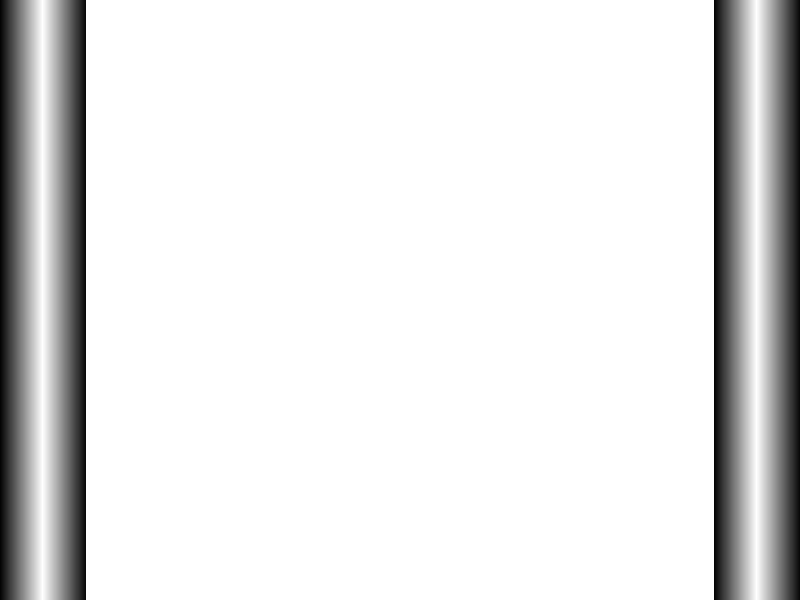
#> input picture Reconhecimento_OpenCV/ESTEIRA0.jpg, 800 x 600 px
$ python reconhecimento.py   (Python 2 division)   (older library calls are emulated)
#> lines starting #> are read from the running program, lines starting #| are printed output that depends on the picture; after the words box and inside, x2 and y2 are one past the last pixel; in counts of white or black regions, pixels touching at a corner belong together; long printed decimals are rounded
# coding=utf-8
import cv2
import numpy as np

# carregar as imagens
img1 = cv2.imread("ESTEIRA0.jpg")
#> img1 is the input picture: shape (600, 800, 3); min 4, max 255, mean 228
img2 = cv2.imread("ESTEIRA1.jpg")
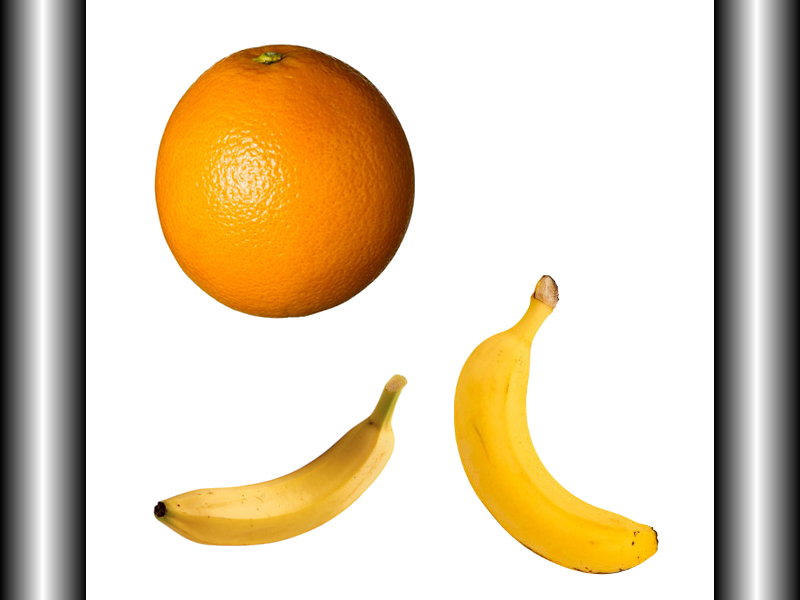
#> input picture Reconhecimento_OpenCV/ESTEIRA1.jpg, 800 x 600 px
#> img2 is the input picture: shape (600, 800, 3); mean B, G, R 182.8, 207, 222.1
img3 = cv2.imread("mask.jpg")
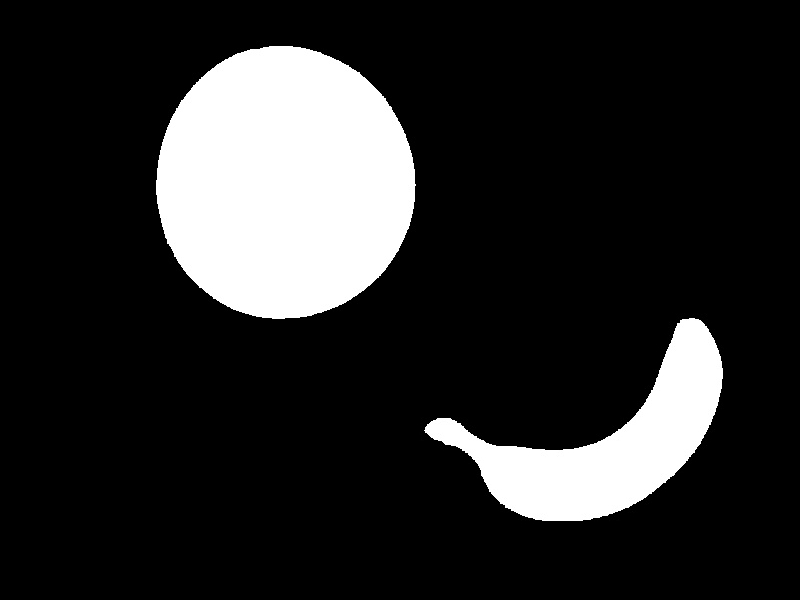
#> input picture Reconhecimento_OpenCV/mask.jpg, 800 x 600 px
#> img3 is the input picture: shape (600, 800, 3); min 0, max 255, mean 41.1

# convert the images for gray scale
imgray1 = cv2.cvtColor(img1, cv2.COLOR_RGB2GRAY)
imgray2 = cv2.cvtColor(img2, cv2.COLOR_RGB2GRAY)
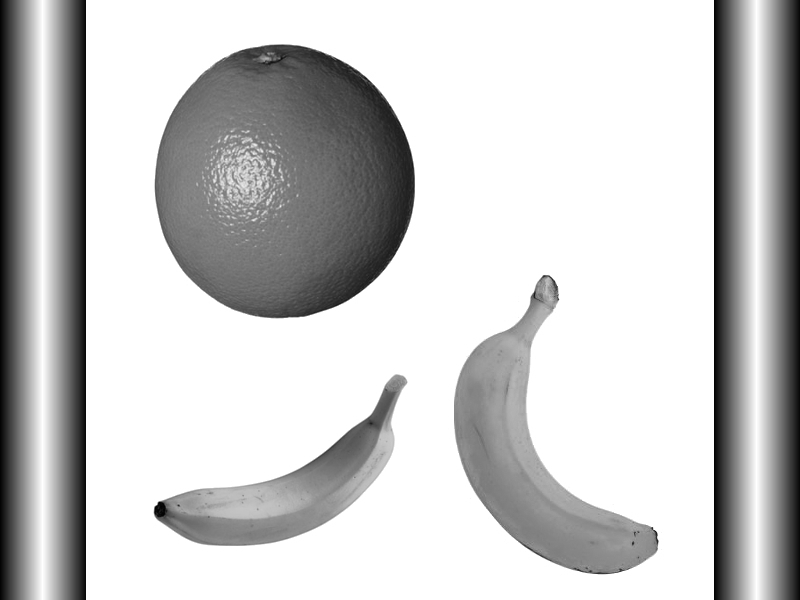
#> imgray2: shape (600, 800); min 1, max 255, mean 201.5
maskgray = cv2.cvtColor(img3, cv2.COLOR_RGB2GRAY)

# [6 lines of commented-out code are left out]
diference = cv2.subtract(imgray1, imgray2)
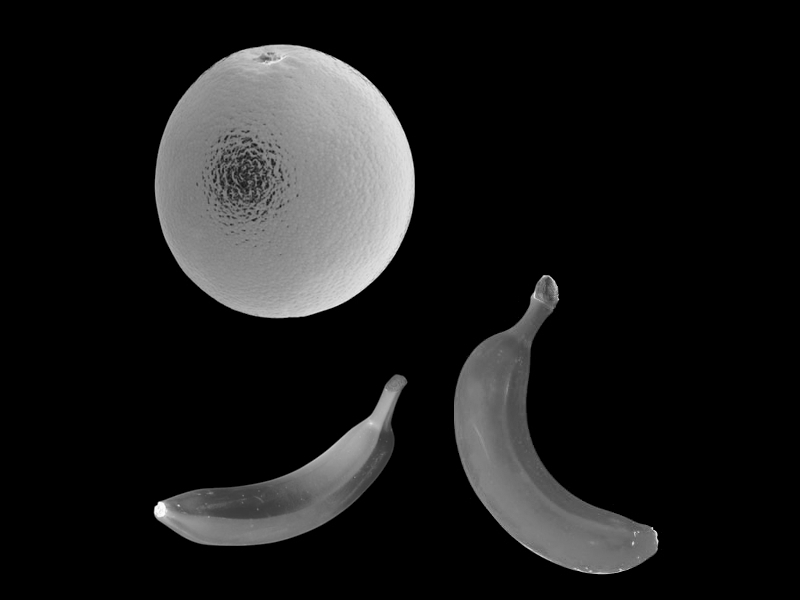
#> diference: shape (600, 800); min 0, max 254, mean 26.5

# Se não fizer isso alguns pixels não vão ser binarios e vão mostrar cores diferentes
diference[diference > 0] = 255
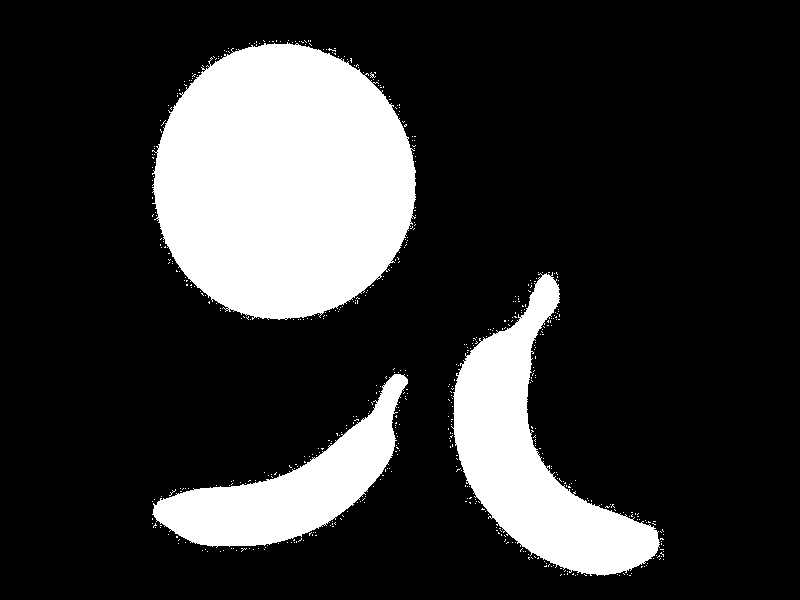
#> diference: shape (600, 800); 20.1% white; 561 white regions (558 under 20 px), largest, box (x1, y1, x2, y2) and area: (152, 42, 416, 320) 56810, (451, 272, 660, 576) 23177, (152, 374, 408, 548) 15368

# Kernel pra usar na função de tirar os contornos errados
kernel = np.ones((2, 2), np.uint8)

# Tirar erros
erode = cv2.erode(diference, kernel, iterations=2)
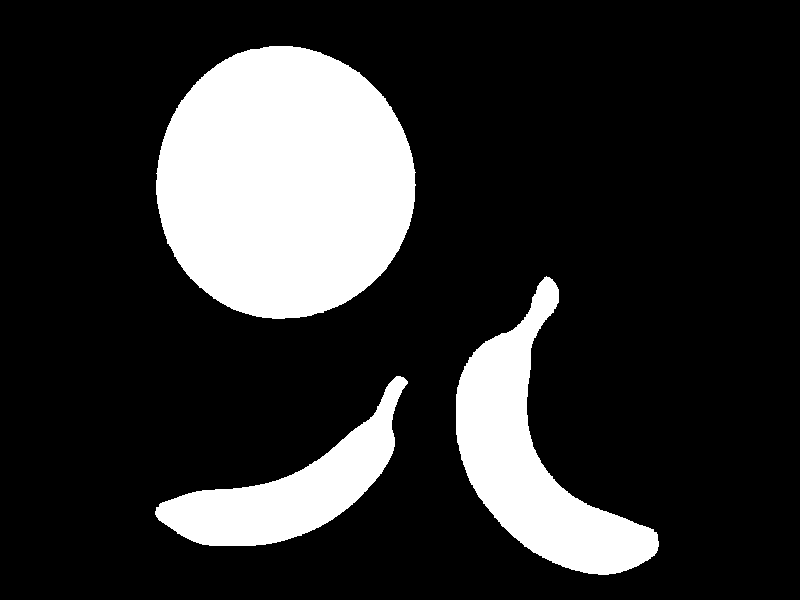
#> erode: shape (600, 800); 19.1% white; 3 white regions
maskerode = cv2.erode(maskgray, kernel, iterations=2)

# Procurar contornos
im1, cont1, hier1 = cv2.findContours(maskerode, cv2.RETR_EXTERNAL,
cv2.CHAIN_APPROX_NONE)
#> cont1 = 2 contours; box (x1, y1, x2, y2) and area: (158, 48, 415, 319) 54155, (427, 320, 723, 521) 20526

#find contours
im2, cont, hier = cv2.findContours(erode, cv2.RETR_EXTERNAL,
cv2.CHAIN_APPROX_NONE)
#> cont = 3 contours; box (x1, y1, x2, y2) and area: (156, 46, 416, 319) 55106, (456, 276, 659, 575) 21492, (155, 376, 408, 546) 14104

fruits = [0,0,0]
for i in range(0, len(cont)):
    result = [0,0]
    for j in range(0, len(cont1)):
        result[j] = cv2.matchShapes(cont1[j], cont[i], 1, 0)
    index = result.index(min(result))
    if index is 0:
        fruits[i] = "banana"
        print min(result)
    else:
        fruits[i] = "laranja"
        print min(result)
#> this loop made 3 passes
#> index on passes 1 to 3: 0, 0, 1
#| 0.8216
#| 0.08864
#| 0.0002266
#> after the loop, fruits = ['banana', 'banana', 'laranja']
fruits = np.array(fruits)

# draw the rectangle of the contour
if len(cont) > 0:
    num = 0
    for c in cont:
        x, y, w, h = cv2.boundingRect(c)
        cv2.rectangle(img2, (x,y), (x+w,y+h), (0, 255, 0), 2)
        font = cv2.FONT_HERSHEY_SIMPLEX
        cv2.putText(img2,fruits[num],(x,y-10), font, 0.8,(0,255,0),2,cv2.LINE_AA)
        num += 1
#> this loop made 3 passes
#> (x, y, w, h) on passes 1 to 3: (155, 376, 253, 170), (456, 276, 203, 299), (156, 46, 260, 273)
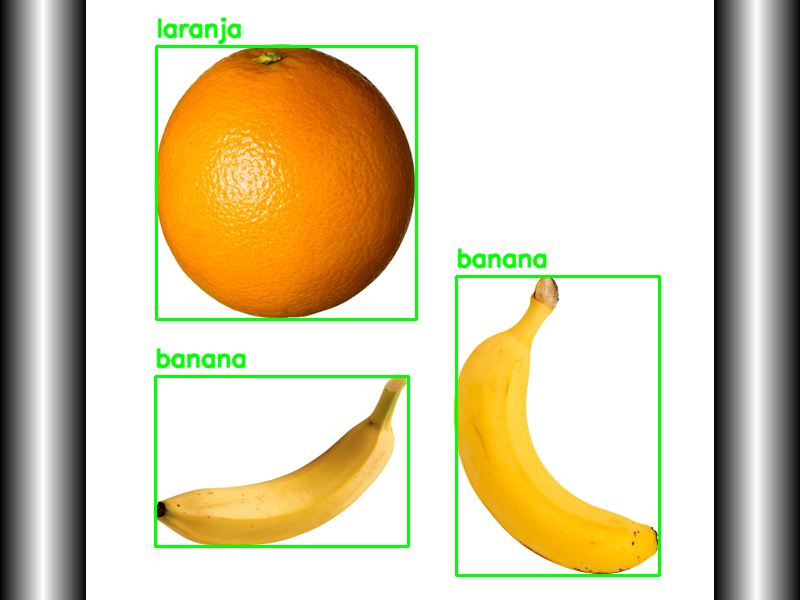
#> img2: shape (600, 800, 3); 2.53% of pixels changed, all inside (x1, y1, x2, y2) = (154, 17, 661, 577)
#> after the loop, num = 3

# show the result
if result is not True:
    cv2.imshow('DETECCAO', img2)
    cv2.waitKey(0)
else:
    print("Não há itens!!")

# A função toma três argumentos: a imagem a ser erodida,
# o kernel que é basicamente um quadrado que será aplicado como erosão, logo acima eu criei um array 2×2
# zeros tipo uint8. E por último o iterations, que é a quantidade de vezes que será aplicado o processo de erosão.
# Tanto o tamanho do kernel e o iterations vão variar de acordo com a aplicação, então se você precisar utilizar,
# terá que testar na prática qual configuração lhe dá o melhor resultado. Neste caso poderia usar outra função chamada
# cv2.morphologyEx().
